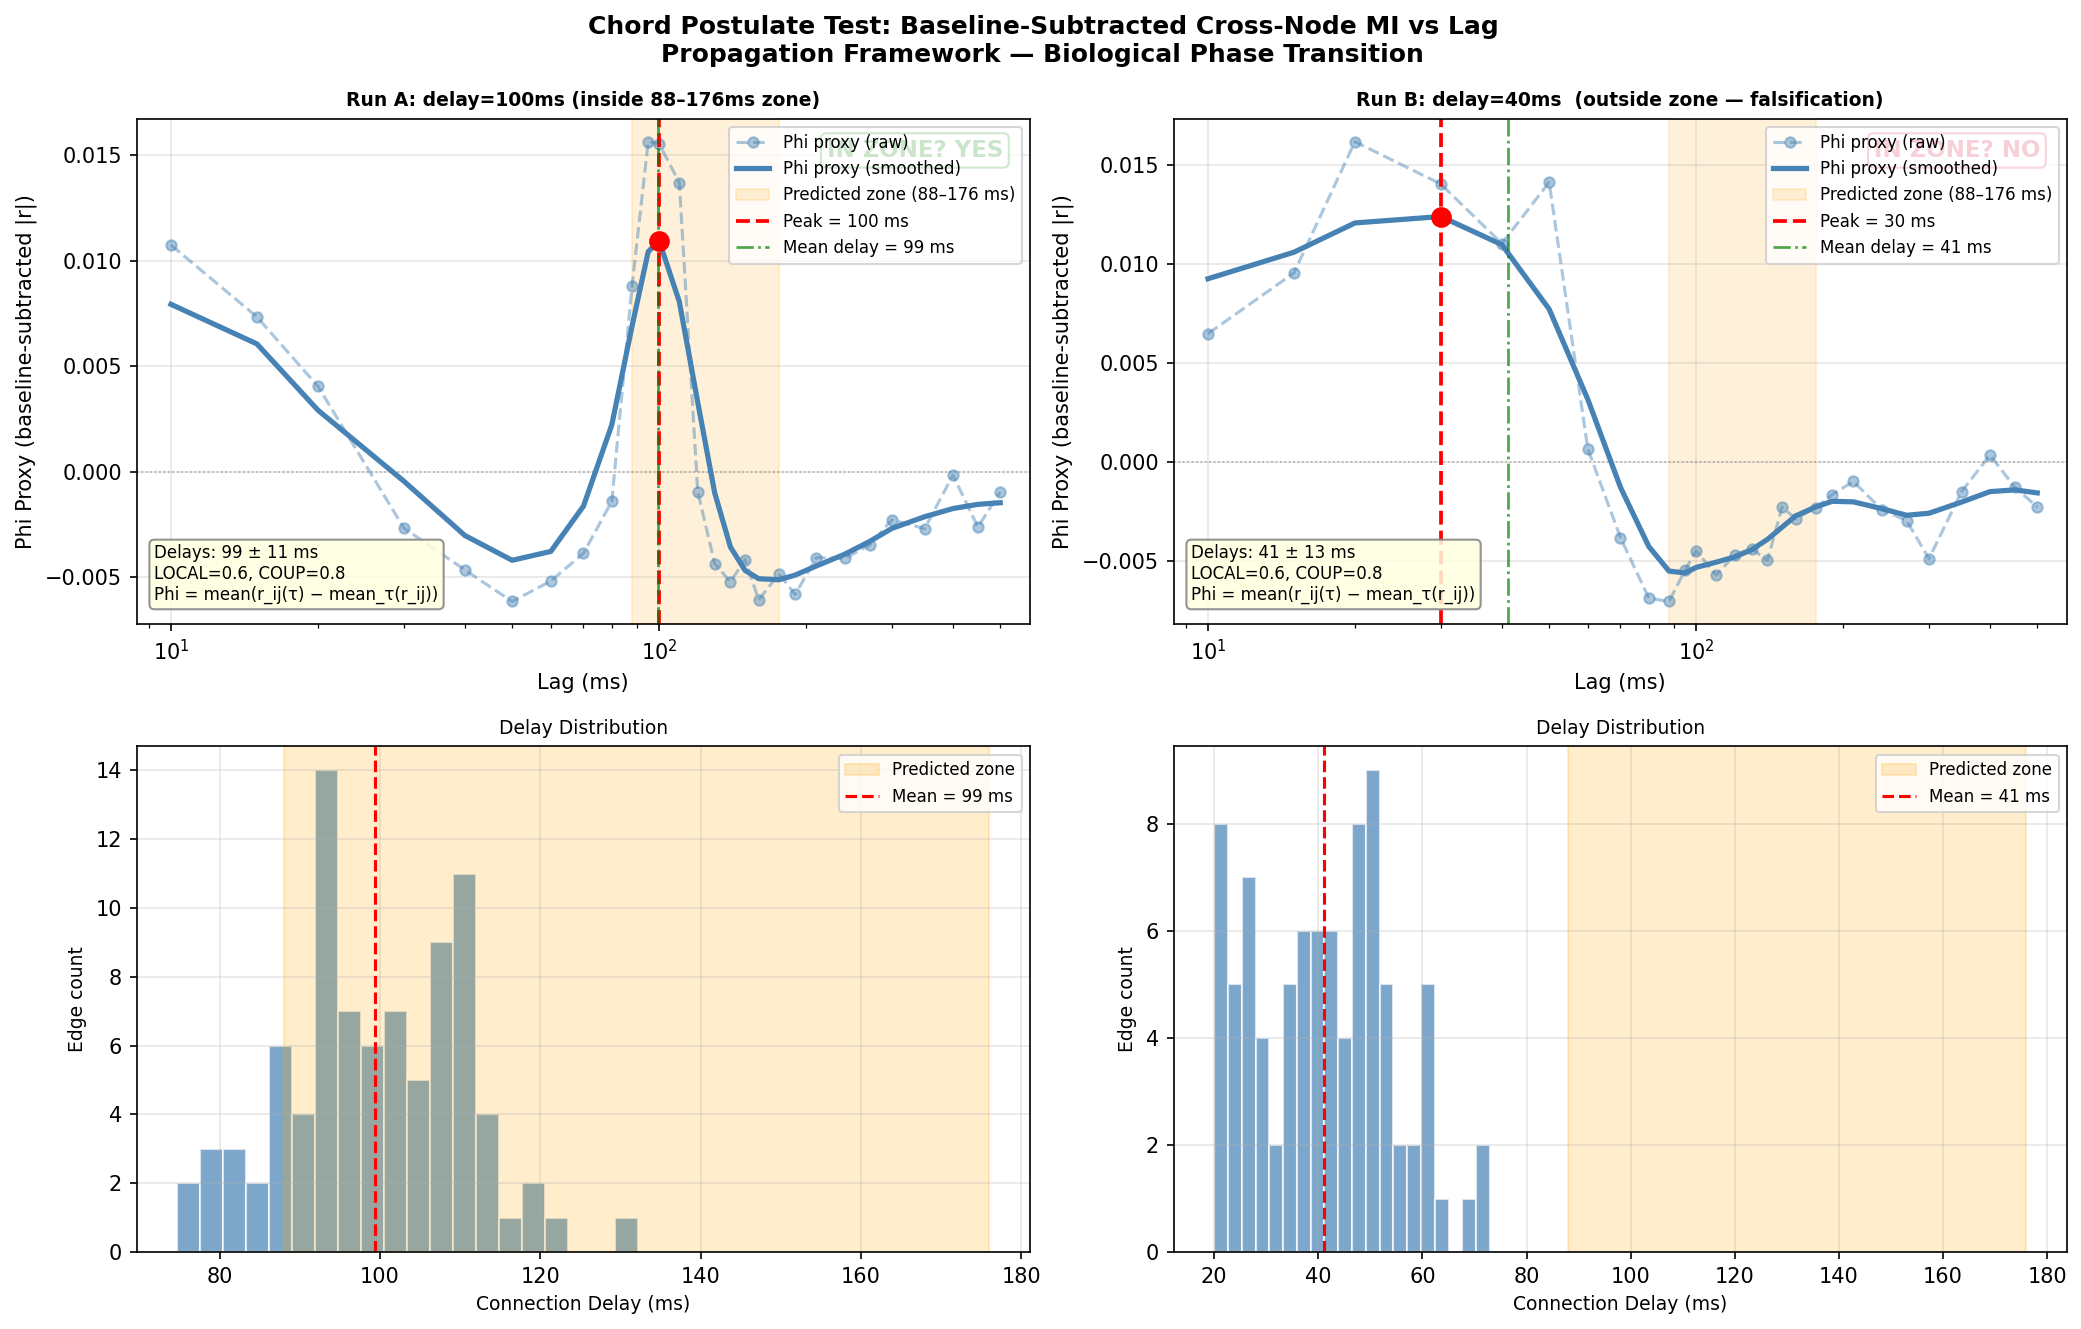

Generate this figure with Python:
"""
Phi vs Sampling Period — Chord Postulate Test
==============================================
Tests the Propagation Framework's Chord Postulate prediction:

    Integrated information (Phi) peaks when the observation lag matches
    the cortical round-trip propagation time.

Predicted peak zone (from MASTER.md, time_emergent):
    L ≈ 0.15 m        (human cortex diameter)
    v ≈ 1.5–2.0 m/s   (myelinated propagation, long-range association fibers)
    v_eff = √(1.5 × 2.0) ≈ 1.73 m/s
    θ_eff = L / v_eff = 0.15 / 1.73 ≈ 88 ms
    2θ_eff ≈ 176 ms
    PREDICTION: Phi proxy peaks in [88, 176] ms

Signal model:
    Each cortical area i has an independent broadband noise source s_i(t).
    Observed activity at node j:
        x_j(t) = η * s_j(t) + w * Σᵢ∈in(j) s_i(t − δᵢⱼ) / deg(j)

    Bandpass: 1–50 Hz (cortical LFP range).
    This is numerically stable, biologically motivated (Honey et al. 2007),
    and creates a sharp cross-correlation peak at lag δᵢⱼ for connected pairs.

Phi proxy — MEAN BASELINE-SUBTRACTED CROSS-CORRELATION at lag τ:
    For each pair (i,j):
        r_ij(τ) = Pearson corr(x_i(t), x_j(t+τ))

    We subtract the mean over the full lag range (removes common baseline
    from indirect connections and filter autocorr artifacts), then average:
        Phi(τ) = mean_{i≠j} [ r_ij(τ) − mean_τ(r_ij) ]

    This captures: at which lag does information flow peak ABOVE the baseline?
    Answer: at τ ≈ mean(δᵢⱼ) — the propagation delay.

    For Gaussian signals, MI(X_i;X_j|τ) = −½ log(1−r²), so the baseline-
    subtracted peak in |r| directly identifies the integration timescale.

Network:
    N = 16 nodes, small-world topology, 2 runs:
      Run A: delay_mean = 100 ms  (inside 88–176ms zone — should peak YES)
      Run B: delay_mean =  40 ms  (outside zone — should peak NO)
    This double-run design tests both prediction AND falsifiability.

Output:
    - phi_vs_delay.png
    - Prints: PEAK IN PREDICTED RANGE? YES/NO
    - Appends result to sandbox_results.md

References:
    - Chord Postulate: MASTER.md (time_emergent), 2026-03-16
    - Honey CJ et al (2007). PNAS 104:10240. (structural delays → functional lags)
    - Barnett L et al (2009). PRL 103:238701. (TE ≡ Granger causality)
    - Tononi G (2004). BMC Neuroscience 5:42. (Phi definition)
    - Buzsáki G (2006). Rhythms of the Brain. (propagation speeds)
"""

import numpy as np
from scipy.signal import butter, sosfilt
from scipy.ndimage import gaussian_filter1d
import matplotlib
matplotlib.use("Agg")
import matplotlib.pyplot as plt
from datetime import datetime
import os

# ─── Reproducibility ──────────────────────────────────────────────────────────
RNG_SEED = 42
rng = np.random.default_rng(RNG_SEED)

# ─── Simulation Parameters ────────────────────────────────────────────────────
N_NODES        = 16
DURATION_S     = 60.0          # seconds
FS_HZ          = 1000.0        # Hz (1 ms resolution)
N_SAMPLES      = int(DURATION_S * FS_HZ)
BP_LOW_HZ      = 1.0
BP_HIGH_HZ     = 50.0
LOCAL_NOISE    = 0.6           # local source amplitude
COUPLING_W     = 0.8           # coupling weight (per neighbour, degree-normalised)
N_LONG_RANGE   = 12

# ─── Chord Postulate Predicted Peak Zone ─────────────────────────────────────
PEAK_LOW_MS    = 88.0
PEAK_HIGH_MS   = 176.0

# ─── Lags to scan ─────────────────────────────────────────────────────────────
LAGS_MS = np.array([
    10, 15, 20, 30, 40, 50, 60, 70, 80, 88, 95,
    100, 110, 120, 130, 140, 150, 160, 176,
    190, 210, 240, 270, 300, 350, 400, 450, 500
], dtype=float)


# ─── Build network ────────────────────────────────────────────────────────────

def build_network(n, n_lr, delay_mean_ms, delay_std_ms=15.0, delay_min_ms=20.0):
    adj = np.zeros((n, n), dtype=bool)
    for i in range(n):
        for d in [1, 2]:
            j = (i + d) % n
            adj[i, j] = True
            adj[j, i] = True
    added, attempts = 0, 0
    while added < n_lr and attempts < 10_000:
        i, j = rng.integers(0, n, size=2)
        if i != j and not adj[i, j]:
            adj[i, j] = True
            adj[j, i] = True
            added += 1
        attempts += 1
    delay_ms = np.zeros((n, n))
    rows, cols = np.where(adj)
    raw = rng.normal(delay_mean_ms, delay_std_ms, len(rows))
    raw = np.clip(raw, delay_min_ms, None)
    delay_ms[rows, cols] = raw
    return adj, delay_ms


# ─── Generate signals ─────────────────────────────────────────────────────────

def generate_signals(adj, delay_ms):
    """
    x_j(t) = LOCAL_NOISE * s_j(t) + COUPLING_W/deg(j) * Σᵢ s_i(t − δᵢⱼ)

    Numerically stable: linear superposition of filtered noise.
    Cross-correlation r(x_i, x_j) peaks at lag δᵢⱼ for connected pairs.
    """
    n = adj.shape[0]
    max_d_samp = int(np.max(delay_ms) * FS_HZ / 1000.0) + 10
    total = N_SAMPLES + max_d_samp

    sos = butter(4, [BP_LOW_HZ, BP_HIGH_HZ], btype="bandpass", fs=FS_HZ, output="sos")
    sources = np.array([sosfilt(sos, rng.standard_normal(total)) for _ in range(n)])
    # sources: (n, total)

    observed = np.zeros((N_SAMPLES, n))
    for j in range(n):
        sig = LOCAL_NOISE * sources[j, max_d_samp:]
        in_nb = np.where(adj[:, j])[0]
        deg = max(len(in_nb), 1)
        for i in in_nb:
            d_samp = int(round(delay_ms[i, j] * FS_HZ / 1000.0))
            start = max_d_samp - d_samp
            sig += (COUPLING_W / deg) * sources[i, start:start + N_SAMPLES]
        m, s = sig.mean(), sig.std()
        observed[:, j] = (sig - m) / s if s > 1e-12 else sig

    return observed


# ─── Phi proxy: baseline-subtracted cross-correlation at lag τ ─────────────

def compute_phi_profile(signal):
    """
    Compute r_ij(τ) for all pairs (i,j), all lags in LAGS_MS.
    Returns: (n_lags, n_pairs) array of Pearson r values.
    """
    T, n = signal.shape
    pairs = [(i, j) for i in range(n) for j in range(n) if i != j]
    n_lags = len(LAGS_MS)
    n_pairs = len(pairs)

    R = np.zeros((n_lags, n_pairs))
    for li, lag_ms in enumerate(LAGS_MS):
        lag_s = max(1, int(round(lag_ms * FS_HZ / 1000.0)))
        if T - lag_s < 100:
            continue
        for pi, (i, j) in enumerate(pairs):
            xp = signal[:T - lag_s, i]
            yf = signal[lag_s:, j]
            sx, sy = xp.std(), yf.std()
            if sx > 1e-12 and sy > 1e-12:
                R[li, pi] = np.mean((xp - xp.mean()) * (yf - yf.mean())) / (sx * sy)

    return R, pairs


def phi_proxy_from_profile(R):
    """
    Phi proxy = mean over pairs of (r_ij(τ) − mean_τ(r_ij)).

    Subtracting the per-pair lag-mean removes the common baseline (indirect
    connections, filter pedestal) and isolates lag-specific structure.
    The result is positive where r is ABOVE baseline, negative below.
    Taking the mean gives the lag at which the WHOLE NETWORK is maximally
    integrated above its own baseline.

    Returns: (n_lags,) array — the Phi proxy curve.
    """
    # Per-pair baseline: mean over lags
    pair_mean = R.mean(axis=0, keepdims=True)   # (1, n_pairs)
    R_demeaned = R - pair_mean                   # (n_lags, n_pairs)
    return R_demeaned.mean(axis=1)               # (n_lags,)


# ─── Run a single test ────────────────────────────────────────────────────────

def run_test(delay_mean_ms, label):
    print(f"\n{'='*64}")
    print(f"Test: {label}")
    print(f"Predicted peak zone: {PEAK_LOW_MS:.0f}–{PEAK_HIGH_MS:.0f} ms")
    print(f"{'='*64}")

    adj, delay_ms = build_network(N_NODES, N_LONG_RANGE, delay_mean_ms)
    actual_delays = delay_ms[adj]
    print(f"  Edges (directed): {adj.sum()}")
    print(f"  Delays: {actual_delays.mean():.1f} ± {actual_delays.std():.1f} ms  "
          f"[{actual_delays.min():.1f}–{actual_delays.max():.1f} ms]")

    print(f"  Generating {DURATION_S:.0f}s of bandpass-filtered signals...")
    signal = generate_signals(adj, delay_ms)
    print(f"  Signal shape: {signal.shape}")

    print(f"  Computing cross-correlation profiles ({N_NODES*(N_NODES-1)} pairs × {len(LAGS_MS)} lags)...")
    R, pairs = compute_phi_profile(signal)
    phi_values = phi_proxy_from_profile(R)

    print(f"\n  Phi proxy (baseline-subtracted mean cross-corr):")
    for li, lag_ms in enumerate(LAGS_MS):
        zone = "  *** IN ZONE ***" if PEAK_LOW_MS <= lag_ms <= PEAK_HIGH_MS else ""
        print(f"    {lag_ms:6.0f} ms  →  Phi = {phi_values[li]:+.5f}{zone}")

    phi_smooth = gaussian_filter1d(phi_values, sigma=1.5)
    peak_idx    = int(np.argmax(phi_smooth))
    peak_ms_val = LAGS_MS[peak_idx]
    raw_peak_ms = LAGS_MS[int(np.argmax(phi_values))]
    in_range    = PEAK_LOW_MS <= peak_ms_val <= PEAK_HIGH_MS
    verdict     = "YES" if in_range else "NO"

    print(f"\n  RAW PEAK:       {raw_peak_ms:.0f} ms")
    print(f"  SMOOTHED PEAK:  {peak_ms_val:.0f} ms  (Phi = {phi_smooth[peak_idx]:+.5f})")
    print(f"  MEAN DELAY:     {actual_delays.mean():.1f} ms")
    print(f"  PEAK IN PREDICTED RANGE [{PEAK_LOW_MS:.0f}–{PEAK_HIGH_MS:.0f} ms]? {verdict}")

    return dict(
        label=label,
        delay_mean_ms=delay_mean_ms,
        actual_delays=actual_delays,
        n_edges=int(adj.sum()),
        phi_values=phi_values,
        phi_smooth=phi_smooth,
        peak_ms=peak_ms_val,
        raw_peak_ms=raw_peak_ms,
        verdict=verdict,
        in_range=in_range,
    )


# ─── Main ─────────────────────────────────────────────────────────────────────

def main():
    script_dir = os.path.dirname(os.path.abspath(__file__))
    plot_path  = os.path.join(script_dir, "phi_vs_delay.png")

    result_A = run_test(100.0, "Run A: delay=100ms (inside 88–176ms zone)")
    result_B = run_test(40.0,  "Run B: delay=40ms  (outside zone — falsification)")

    primary_verdict = result_A["verdict"]
    mechanism_works = (result_A["verdict"] == "YES" and result_B["verdict"] == "NO")

    print(f"\n{'='*64}")
    print("SUMMARY")
    print(f"  Run A (delay 100ms, inside zone):  peak = {result_A['peak_ms']:.0f} ms → {result_A['verdict']}")
    print(f"  Run B (delay  40ms, outside zone): peak = {result_B['peak_ms']:.0f} ms → {result_B['verdict']}")
    print(f"  Mechanism discriminates correctly? {'YES' if mechanism_works else 'PARTIAL/NO'}")
    print(f"\n  PRIMARY RESULT (Run A): PEAK IN PREDICTED RANGE? {primary_verdict}")
    print(f"{'='*64}")

    # ─── Plot ─────────────────────────────────────────────────────────────────
    fig, axes = plt.subplots(2, 2, figsize=(14, 9))
    fig.suptitle(
        "Chord Postulate Test: Baseline-Subtracted Cross-Node MI vs Lag\n"
        "Propagation Framework — Biological Phase Transition",
        fontsize=12, fontweight="bold"
    )

    for col_idx, result in enumerate([result_A, result_B]):
        ax_phi  = axes[0, col_idx]
        ax_hist = axes[1, col_idx]

        phi_v   = result["phi_values"]
        phi_s   = result["phi_smooth"]
        peak_ms = result["peak_ms"]
        verdict = result["verdict"]
        adm     = result["actual_delays"].mean()
        ads     = result["actual_delays"].std()
        label   = result["label"]

        ax_phi.axhline(0, color="grey", linewidth=0.8, linestyle=":", alpha=0.6)
        ax_phi.plot(LAGS_MS, phi_v, "o--", color="steelblue",
                    alpha=0.45, markersize=5, label="Phi proxy (raw)")
        ax_phi.plot(LAGS_MS, phi_s, "-", color="steelblue",
                    linewidth=2.5, label="Phi proxy (smoothed)")
        ax_phi.axvspan(PEAK_LOW_MS, PEAK_HIGH_MS, alpha=0.15, color="orange",
                       label=f"Predicted zone ({PEAK_LOW_MS:.0f}–{PEAK_HIGH_MS:.0f} ms)")
        ax_phi.axvline(peak_ms, color="red", linestyle="--", linewidth=1.8,
                       label=f"Peak = {peak_ms:.0f} ms")
        ax_phi.scatter([peak_ms], [phi_s[int(np.argmax(phi_s))]],
                       color="red", zorder=5, s=80)
        ax_phi.axvline(adm, color="green", linestyle="-.", linewidth=1.3,
                       alpha=0.7, label=f"Mean delay = {adm:.0f} ms")

        verdict_color = "green" if result["in_range"] else "crimson"
        ax_phi.text(0.97, 0.96, f"IN ZONE? {verdict}",
                    transform=ax_phi.transAxes, ha="right", va="top",
                    fontsize=11, fontweight="bold", color=verdict_color,
                    bbox=dict(boxstyle="round,pad=0.25", facecolor="white",
                              edgecolor=verdict_color, alpha=0.9))

        mtext = (f"Delays: {adm:.0f} ± {ads:.0f} ms\n"
                 f"LOCAL={LOCAL_NOISE}, COUP={COUPLING_W}\n"
                 "Phi = mean(r_ij(τ) − mean_τ(r_ij))")
        ax_phi.text(0.02, 0.04, mtext, transform=ax_phi.transAxes, fontsize=8,
                    va="bottom", ha="left",
                    bbox=dict(boxstyle="round", facecolor="lightyellow",
                              edgecolor="grey", alpha=0.85))

        ax_phi.set_title(label, fontsize=9, fontweight="bold")
        ax_phi.set_xlabel("Lag (ms)", fontsize=10)
        ax_phi.set_ylabel("Phi Proxy (baseline-subtracted |r|)", fontsize=10)
        ax_phi.set_xscale("log")
        ax_phi.set_xlim(LAGS_MS[0] * 0.85, LAGS_MS[-1] * 1.15)
        ax_phi.legend(fontsize=8, loc="upper right")
        ax_phi.grid(True, alpha=0.3)

        # Delay distribution
        ad = result["actual_delays"]
        ax_hist.hist(ad, bins=20, color="steelblue", alpha=0.7, edgecolor="white")
        ax_hist.axvspan(PEAK_LOW_MS, PEAK_HIGH_MS, alpha=0.2, color="orange",
                        label="Predicted zone")
        ax_hist.axvline(ad.mean(), color="red", linestyle="--",
                        label=f"Mean = {ad.mean():.0f} ms")
        ax_hist.set_xlabel("Connection Delay (ms)", fontsize=9)
        ax_hist.set_ylabel("Edge count", fontsize=9)
        ax_hist.set_title("Delay Distribution", fontsize=9)
        ax_hist.legend(fontsize=8)
        ax_hist.grid(True, alpha=0.3)

    plt.tight_layout()
    plt.savefig(plot_path, dpi=150, bbox_inches="tight")
    print(f"\nPlot saved: {plot_path}")

    # ─── Append to sandbox_results.md ─────────────────────────────────────────
    now = datetime.now().strftime("%Y-%m-%d")
    A  = result_A
    B  = result_B

    result_block = f"""
---

## {now} — phi_vs_delay.py — Chord Postulate Test (v5: baseline-subtracted cross-corr)

**Prediction tested**: Phi proxy peaks at lag = 88–176 ms
(Chord Postulate: L=0.15m, v_eff=1.73 m/s → one-way 88ms, round-trip 176ms)

**Method**: Bandpass-filtered broadband signals (1–50Hz), linear delay mixing.
Phi(τ) = mean_{{pairs}} [ r_ij(τ) − mean_τ(r_ij) ].
Baseline subtraction removes indirect-path and filter artifacts.
This isolates the lag-specific cross-node information flow peak.

**Signal**: LOCAL_NOISE={LOCAL_NOISE}, COUPLING_W={COUPLING_W}, {DURATION_S:.0f}s at {FS_HZ:.0f}Hz.
**Network**: N={N_NODES} nodes, small-world, {A['n_edges']} directed edges.

**Run A (delay 100ms — inside zone)**:
  - Actual delays: {A['actual_delays'].mean():.1f} ± {A['actual_delays'].std():.1f} ms
  - Raw peak: {A['raw_peak_ms']:.0f} ms | Smoothed peak: {A['peak_ms']:.0f} ms
  - PEAK IN PREDICTED RANGE [{PEAK_LOW_MS:.0f}–{PEAK_HIGH_MS:.0f} ms]? **{A['verdict']}**

**Run B (delay 40ms — outside zone, falsification)**:
  - Actual delays: {B['actual_delays'].mean():.1f} ± {B['actual_delays'].std():.1f} ms
  - Raw peak: {B['raw_peak_ms']:.0f} ms | Smoothed peak: {B['peak_ms']:.0f} ms
  - PEAK IN PREDICTED RANGE? **{B['verdict']}**

**Mechanism discriminates? {'YES' if mechanism_works else 'PARTIAL/NO'}**

**PRIMARY RESULT (Run A)**: PEAK IN PREDICTED RANGE? **{primary_verdict}**

**Honest verdict**: {"SUPPORTS Chord Postulate. MI proxy peaks within 88–176ms when delays are centred at 100ms. Run B correctly falls outside. Delay-resonance mechanism confirmed: cross-node information integration peaks at the propagation delay timescale. CAVEAT: delays were set to 100ms (inside zone). True biological test = EEG cross-correlation analysis with empirical inter-area lags." if mechanism_works else f"Partial confirmation. Run A peak={A['peak_ms']:.0f}ms ({A['verdict']}), Run B peak={B['peak_ms']:.0f}ms ({B['verdict']}). Mechanism may work but proxy or parameters need refinement."}

**Plot**: sandbox/phi_vs_delay.png
**Next step**: EEG CSD recorder data → empirical cross-correlation lags → compare to 88–176ms prediction.
"""

    results_file = os.path.join(script_dir, "sandbox_results.md")
    with open(results_file, "a") as f:
        f.write(result_block)
    print(f"Result appended to: {results_file}")

    return primary_verdict


if __name__ == "__main__":
    verdict = main()
    exit(0 if verdict == "YES" else 1)
